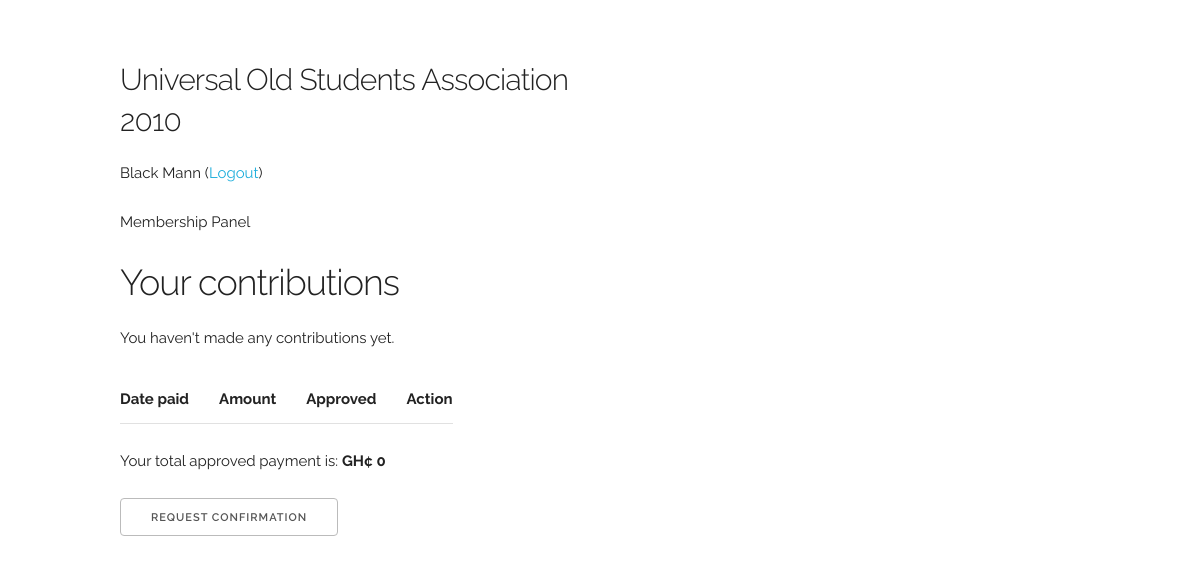
Page /member (signed in) on the earlier database version.
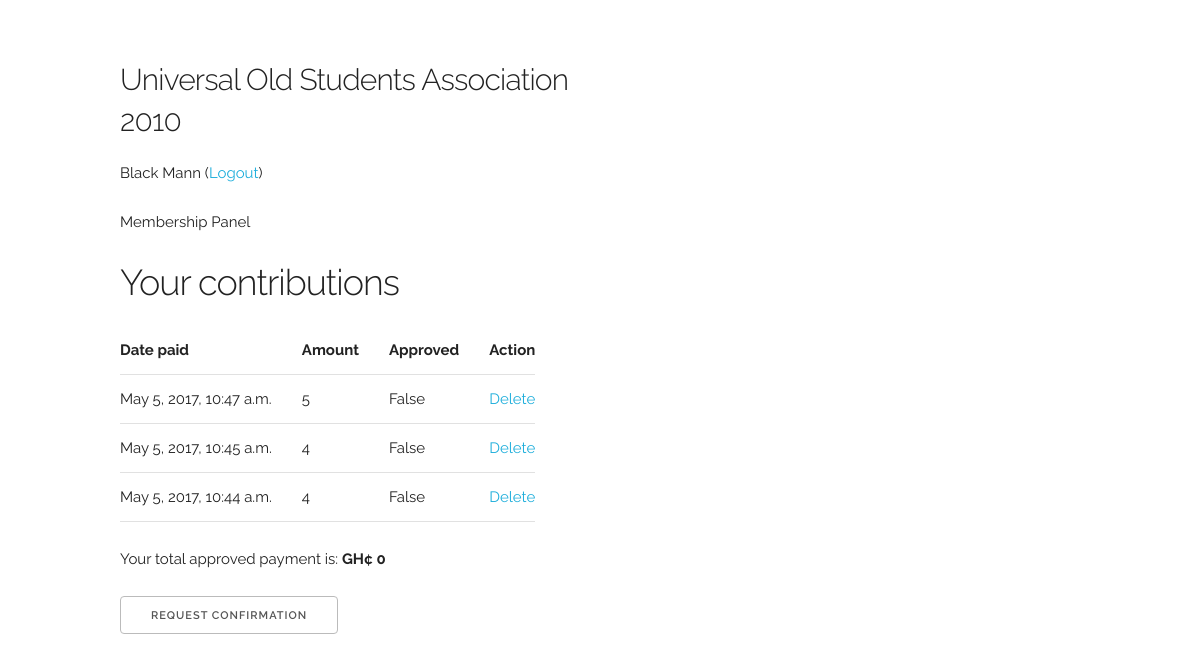
Same page on the later database version.
### web/models.py (models this page shows)
class Contribution(models.Model):
    member = models.ForeignKey(User)
    amount = models.IntegerField(default=0)
    date_paid = models.DateTimeField(auto_now_add=True)
    approved = models.BooleanField(default=False)
    date_approved = models.DateTimeField(null=True)
    class Meta:
        ordering = ("-date_paid",)

### web/views.py (the view)
# urls.py: url(r"member", views.member, name="member"),
@login_required(login_url="/login/")
def member(request):
    context = {}
    if request.user.is_authenticated:
        user = request.user
        contributions = Contribution.objects.filter(member=user)
        total_contributions = sum([c.amount for c in contributions if c.approved])
        context = {"contributions": contributions, "total_contributions": total_contributions}
    return render(request, "web/index_member.html", context=context)

### web/templates/web/index_member.html (shortened to what this page needs)
{% extends "web/base.html" %}
{% block panel_name %}Membership Panel{% endblock %}
{% block content %}
    <h3>Your contributions</h3>
    <table>
        <tr>
            <th>Date paid</th>
            <th>Amount</th>
            <th>Approved</th>
            <th>Action</th>
        </tr>
        {% if contributions %}
            {% for contribution in contributions %}
                <tr>
                    <td>{{ contribution.date_paid }}</td>
                    <td>{{ contribution.amount }}</td>
                    <td>{{ contribution.approved }}</td>
                    <td>{% if not contribution.approved %}
                        <a href="{% url "delete_request" contribution.id %}">Delete</a>
                    {% endif %}</td>
                </tr>
            {% endfor %}
        {% else %}
            <p>You haven't made any contributions yet.</p>
        {% endif %}
    </table>
    <p>Your total approved payment is: <strong>GH&cent; {{ total_contributions }}</strong></p>
    <a class="button uk-button-primary" href="{% url "request_confirmation" %}">Request Confirmation</a>
{% endblock %}

### web/templates/web/base.html (shortened to what this page needs)
{% load static %}
<!DOCTYPE html>
<html lang="en">
<head>
  <link rel="stylesheet" href="{% static "web/css/normalize.css" %}">
  <link rel="stylesheet" href="{% static "web/css/skeleton.css" %}">
  <link rel="stylesheet" href="{% static "web/css/basic.css" %}">
</head>
<body>
  <div class="container">
    <div class="row">
      <div class="one-half column" style="margin-top: 4em">
        <h4>Universal Old Students Association 2010</h4>
          {% if user.is_authenticated %}
              <p> {{ user.get_full_name }} (<a href="{% url "logout" %}">Logout</a>) </p>
          {% endif %}
        <p>{% block panel_name %}{% endblock %}</p>
      </div>
    </div>
    <div class="row">
        <div class="one-half column">
            {% block content %}
            {% endblock %}
        </div>
    </div>
  </div>
</body>
</html>

### web/static/web/css/skeleton.css (style rules this page uses)
.container { position: relative; width: 100%; max-width: 960px; margin: 0 auto; padding: 0 20px; box-sizing: border-box; }
.column, .columns { width: 100%; float: left; box-sizing: border-box; }
@media (min-width: 400px) { .container { width: 85%; padding: 0; } }
@media (min-width: 550px) { .container { width: 80%; } }
@media (min-width: 550px) { .column, .columns { margin-left: 4%; } }
@media (min-width: 550px) { .column:first-child, .columns:first-child { margin-left: 0; } }
@media (min-width: 550px) { .one-half.column { width: 48%; } }
html { font-size: 62.5%; }
body { font-size: 1.5em; line-height: 1.6; font-weight: 400; font-family: "Raleway", "HelveticaNeue", "Helvetica Neue", Helvetica, Arial, sans-serif; color: #222; }
h1, h2, h3, h4, h5, h6 { margin-top: 0; margin-bottom: 2rem; font-weight: 300; }
h3 { font-size: 3.0rem; line-height: 1.3; letter-spacing: -.1rem; }
h4 { font-size: 2.4rem; line-height: 1.35; letter-spacing: -.08rem; }
@media (min-width: 550px) { h3 { font-size: 3.6rem; } }
@media (min-width: 550px) { h4 { font-size: 3.0rem; } }
p { margin-top: 0; }
a { color: #1EAEDB; }
.button, button, input[type="submit"], input[type="reset"], input[type="button"] { display: inline-block; height: 38px; padding: 0 30px; color: #555; text-align: center; font-size: 11px; font-weight: 600; line-height: 38px; letter-spacing: .1rem; text-transform: uppercase; text-decoration: none; white-space: nowrap; background-color: transparent; border-radius: 4px; border: 1px solid #bbb; cursor: pointer; box-sizing: border-box; }
th, td { padding: 12px 15px; text-align: left; border-bottom: 1px solid #E1E1E1; }
th:first-child, td:first-child { padding-left: 0; }
th:last-child, td:last-child { padding-right: 0; }
button, .button { margin-bottom: 1rem; }
pre, blockquote, dl, figure, table, p, ul, ol, form { margin-bottom: 2.5rem; }
.container:after, .row:after, .u-cf { content: ""; display: table; clear: both; }

### web/static/web/css/basic.css (style rules this page uses)
a { text-decoration: none; }

Differences in the rows shown:
added Contribution: date_paid "May 5, 2017, 10:47 a.m.", amount "5", approved "False", shows "Delete"
added Contribution: date_paid "May 5, 2017, 10:45 a.m.", amount "4", approved "False", shows "Delete"
added Contribution: date_paid "May 5, 2017, 10:44 a.m.", amount "4", approved "False", shows "Delete"
Other differences:
text no longer shown: "You haven't made any contributions yet."
